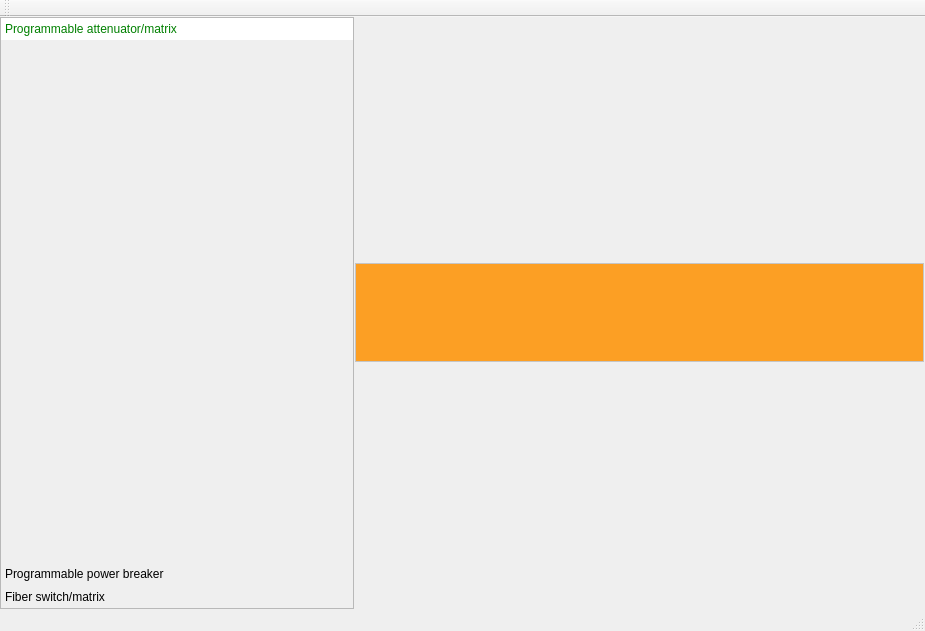
<?xml version="1.0" encoding="UTF-8"?>
<ui version="4.0">
 <class>MainWindow</class>
 <widget class="QMainWindow" name="MainWindow">
  <property name="geometry">
   <rect>
    <x>0</x>
    <y>0</y>
    <width>925</width>
    <height>631</height>
   </rect>
  </property>
  <property name="windowTitle">
   <string>MainWindow</string>
  </property>
  <widget class="QWidget" name="centralWidget">
   <layout class="QHBoxLayout" name="horizontalLayout_2">
    <property name="spacing">
     <number>0</number>
    </property>
    <property name="leftMargin">
     <number>0</number>
    </property>
    <property name="topMargin">
     <number>0</number>
    </property>
    <property name="rightMargin">
     <number>0</number>
    </property>
    <property name="bottomMargin">
     <number>0</number>
    </property>
    <item>
     <widget class="QToolBox" name="toolBox">
      <property name="sizePolicy">
       <sizepolicy hsizetype="Expanding" vsizetype="Preferred">
        <horstretch>0</horstretch>
        <verstretch>0</verstretch>
       </sizepolicy>
      </property>
      <property name="minimumSize">
       <size>
        <width>300</width>
        <height>0</height>
       </size>
      </property>
      <property name="styleSheet">
       <string notr="true">QToolBox::tab{
        background:transparent;
        color:black;
        min-width:22ex;
        min-height:25px;
        max-height:25px;
}
QToolBox::tab:hover{
        background:rgb(255, 255, 255, 100);
}
QToolBox::tab:selected{
        border-color: white;
        background:white;
        color:green;
}</string>
      </property>
      <property name="frameShape">
       <enum>QFrame::StyledPanel</enum>
      </property>
      <property name="frameShadow">
       <enum>QFrame::Sunken</enum>
      </property>
      <property name="currentIndex">
       <number>0</number>
      </property>
      <property name="tabSpacing">
       <number>1</number>
      </property>
      <widget class="QWidget" name="page_1">
       <property name="geometry">
        <rect>
         <x>0</x>
         <y>0</y>
         <width>352</width>
         <height>518</height>
        </rect>
       </property>
       <attribute name="label">
        <string>Programmable attenuator/matrix</string>
       </attribute>
       <layout class="QVBoxLayout" name="verticalLayoutPA">
        <property name="spacing">
         <number>0</number>
        </property>
        <property name="leftMargin">
         <number>0</number>
        </property>
        <property name="topMargin">
         <number>0</number>
        </property>
        <property name="rightMargin">
         <number>0</number>
        </property>
        <property name="bottomMargin">
         <number>0</number>
        </property>
       </layout>
      </widget>
      <widget class="QWidget" name="page_2">
       <property name="geometry">
        <rect>
         <x>0</x>
         <y>0</y>
         <width>352</width>
         <height>518</height>
        </rect>
       </property>
       <property name="minimumSize">
        <size>
         <width>300</width>
         <height>0</height>
        </size>
       </property>
       <attribute name="label">
        <string>Programmable power breaker</string>
       </attribute>
       <layout class="QVBoxLayout" name="verticalLayoutPB">
        <property name="spacing">
         <number>0</number>
        </property>
        <property name="leftMargin">
         <number>0</number>
        </property>
        <property name="topMargin">
         <number>0</number>
        </property>
        <property name="rightMargin">
         <number>0</number>
        </property>
        <property name="bottomMargin">
         <number>0</number>
        </property>
       </layout>
      </widget>
      <widget class="QWidget" name="page_3">
       <property name="geometry">
        <rect>
         <x>0</x>
         <y>0</y>
         <width>352</width>
         <height>518</height>
        </rect>
       </property>
       <attribute name="label">
        <string>Fiber switch/matrix</string>
       </attribute>
      </widget>
     </widget>
    </item>
    <item>
     <widget class="QWidget" name="widget" native="true">
      <property name="sizePolicy">
       <sizepolicy hsizetype="Expanding" vsizetype="Preferred">
        <horstretch>0</horstretch>
        <verstretch>0</verstretch>
       </sizepolicy>
      </property>
      <layout class="QVBoxLayout" name="verticalLayout">
       <property name="spacing">
        <number>0</number>
       </property>
       <property name="leftMargin">
        <number>0</number>
       </property>
       <property name="topMargin">
        <number>0</number>
       </property>
       <property name="rightMargin">
        <number>0</number>
       </property>
       <property name="bottomMargin">
        <number>0</number>
       </property>
       <item>
        <widget class="QScrollArea" name="scrollArea">
         <property name="sizePolicy">
          <sizepolicy hsizetype="Expanding" vsizetype="Expanding">
           <horstretch>0</horstretch>
           <verstretch>0</verstretch>
          </sizepolicy>
         </property>
         <property name="minimumSize">
          <size>
           <width>571</width>
           <height>101</height>
          </size>
         </property>
         <property name="maximumSize">
          <size>
           <width>16777215</width>
           <height>100</height>
          </size>
         </property>
         <property name="styleSheet">
          <string notr="true">margin: 1px;
background-color: rgb(255, 255, 255);</string>
         </property>
         <property name="widgetResizable">
          <bool>true</bool>
         </property>
         <widget class="QWidget" name="scrollAreaWidgetContents">
          <property name="geometry">
           <rect>
            <x>0</x>
            <y>0</y>
            <width>567</width>
            <height>97</height>
           </rect>
          </property>
          <property name="sizePolicy">
           <sizepolicy hsizetype="Expanding" vsizetype="Expanding">
            <horstretch>0</horstretch>
            <verstretch>0</verstretch>
           </sizepolicy>
          </property>
          <property name="font">
           <font>
            <family>微软雅黑</family>
           </font>
          </property>
          <property name="styleSheet">
           <string notr="true">margin: 0px;</string>
          </property>
          <layout class="QHBoxLayout" name="horizontalLayout">
           <property name="spacing">
            <number>0</number>
           </property>
           <property name="leftMargin">
            <number>0</number>
           </property>
           <property name="topMargin">
            <number>0</number>
           </property>
           <property name="rightMargin">
            <number>0</number>
           </property>
           <property name="bottomMargin">
            <number>0</number>
           </property>
           <item>
            <widget class="QLabel" name="label">
             <property name="sizePolicy">
              <sizepolicy hsizetype="Expanding" vsizetype="Expanding">
               <horstretch>0</horstretch>
               <verstretch>0</verstretch>
              </sizepolicy>
             </property>
             <property name="maximumSize">
              <size>
               <width>16777215</width>
               <height>16777215</height>
              </size>
             </property>
             <property name="styleSheet">
              <string notr="true">background-color: rgb(252, 159, 36);
image: url(:/image/hbte.bmp);</string>
             </property>
             <property name="text">
              <string/>
             </property>
            </widget>
           </item>
          </layout>
         </widget>
        </widget>
       </item>
      </layout>
     </widget>
    </item>
   </layout>
  </widget>
  <widget class="QMenuBar" name="menuBar">
   <property name="geometry">
    <rect>
     <x>0</x>
     <y>0</y>
     <width>925</width>
     <height>18</height>
    </rect>
   </property>
  </widget>
  <widget class="QToolBar" name="mainToolBar">
   <attribute name="toolBarArea">
    <enum>TopToolBarArea</enum>
   </attribute>
   <attribute name="toolBarBreak">
    <bool>false</bool>
   </attribute>
  </widget>
  <widget class="QStatusBar" name="statusBar"/>
 </widget>
 <layoutdefault spacing="6" margin="11"/>
 <resources/>
 <connections/>
</ui>
